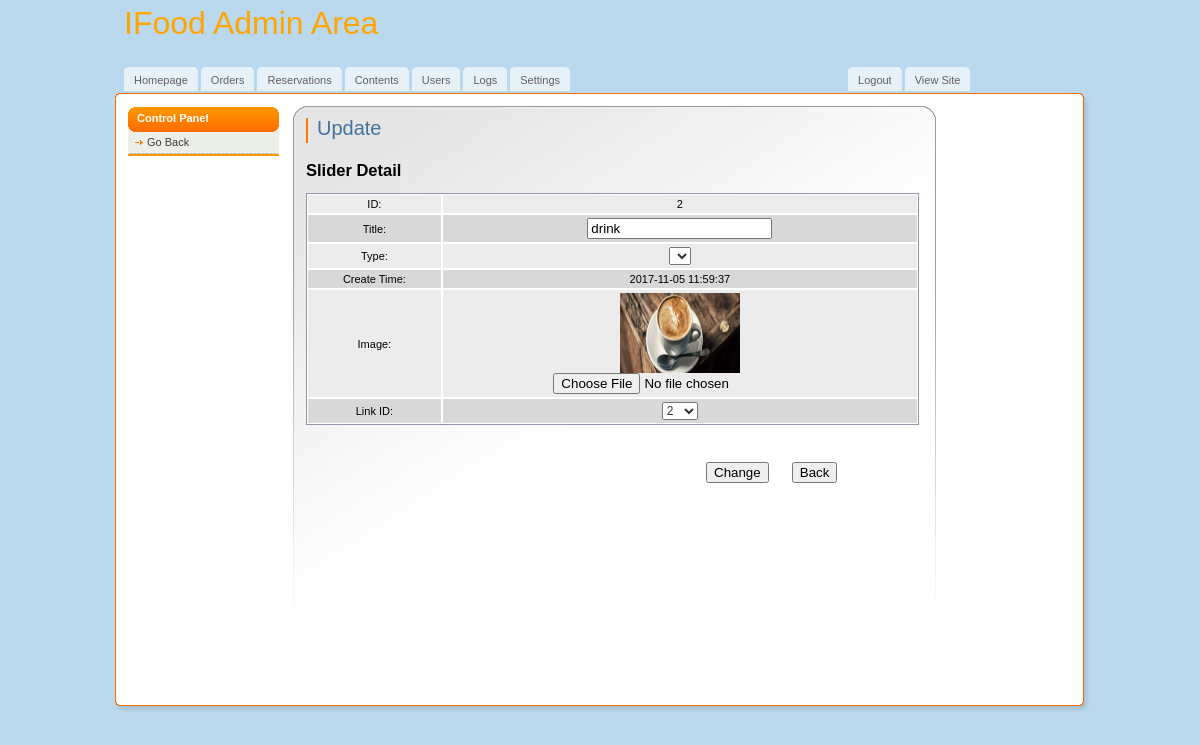
The page /admin/updateForm.php?slider_id=2 (signed in) on the database its author committed.
### tables this page shows
CREATE TABLE `slide_show` (
  `id` int(11) NOT NULL AUTO_INCREMENT,
  `title` varchar(200) DEFAULT NULL,
  `image` varchar(100) DEFAULT NULL,
  `type` varchar(100) DEFAULT NULL,
  `link_id` int(11) DEFAULT NULL,
  `create_time` datetime DEFAULT NULL,
  PRIMARY KEY (`id`)
);

### admin/updateForm.php (the view, shortened to what this page needs)
<?php
if ($_SESSION['role']==3){
    header('Location: no_permission.php');
}else if(!isset($_SESSION['role'])){
    header('Location:login.php');
}else{
include 'dbFunctions.php';
$select=null;
if(isset($_GET['item_id']) && $_GET['item_id']!=null){
    $item_id=$_GET['item_id'];
    $queryNum = "SELECT * FROM item WHERE item_id = $item_id";
    $resultR = mysqli_query($link, $queryNum) or die(mysqli_error($link));
    $rownumR=mysqli_fetch_array($resultR);
    $product_id=$rownumR['product_id'];
    $name=$rownumR['item_name'];
    $category=$rownumR['item_category'];
    $price=$rownumR['item_price'];
    $desc=$rownumR['item_desc'];
    $img=$rownumR['item_image'];
    $query = "SELECT id,name FROM category";
    $result = mysqli_query($link, $query) or die(mysqli_error($link));
    $select="item";
}else if(isset($_GET['slider_id']) && $_GET['slider_id']!=null){
    $slider_id=$_GET['slider_id'];
    $getSlider = "SELECT * FROM slide_show WHERE id = '$slider_id' ";
    $resultS= mysqli_query($link, $getSlider) or die(mysqli_error($link));
    $row=mysqli_fetch_array($resultS);
    $title=$row['title'];
    $image=$row['image'];
    $c_t=$row['create_time'];
    $link_id=$row['link_id'];
    $select="slider";
}else if(isset($_GET['tc_id'])&&$_GET['tc_id']!=null){
    $id=$_GET['tc_id'];
    $getTC = "SELECT * FROM terms_conditions WHERE id = '$id' ";
    $result= mysqli_query($link, $getTC) or die(mysqli_error($link));
    $row=mysqli_fetch_array($result);
    $des=$row['description'];
    $select="tc";
}else{
        echo"  <script type='text/javascript'>";
   echo" alert('Nothing here...');";
   echo" history.go(-1);";
echo "  </script> ";
}
?>
<!DOCTYPE html PUBLIC "-//W3C//DTD XHTML 1.0 Transitional//EN" "http://www.w3.org/TR/xhtml1/DTD/xhtml1-transitional.dtd">
<html>
<head>
</head>
<body>
<div id="main">
	<div id="header">
		<a href="dashboard.php" class="logo" style="font-size:xx-large;color:orange;">IFood Admin Area</a>
		<ul id="top-navigation">
			<li><span><span><a href="dashboard.php">Homepage</a></span></span></li>
			<li><span><span><a href="orders.php">Orders</a></span></span></li>
			<li><span><span><a href="reservation.php">Reservations</a></span></span></li>
			<li><span><span><a href="contents.php">Contents</a></span></span></li>
			<li><span><span><a href="users.php">Users</a></span></span></li>
                        <li><span><span><a href="logs.php">Logs</a></span></span></li>
                        <li><span><span><a href="setting.php">Settings</a></span></span></li>
                        <li style="position:relative;left:275px;"><span><span><a href="../logOut.php">Logout</a></span></span></li>
                        <li style="position:relative;left:275px;;"><span><span><a href="../index.php">View Site</a></span></span></li>
		</ul>
	</div>
	<div id="middle">
		<div id="left-column">
			<h3>Control Panel</h3>
			<ul class="nav">
				<li><a href="javascript:history.go(-1)">Go Back</a></li>
			</ul>
		</div>
		<div id="center-column">
			<div class="top-bar">
				<h1>Update</h1>
			</div><br /><br />
                            <div class="table">
                                <form enctype="multipart/form-data" method="post" action="updateRecord.php">
                                    <?php if($select=="item"){  ?>
                                              <input name="item_id" value="<?php echo $item_id;?>" type="hidden" />
				<table class="listing" cellpadding="0" cellspacing="0">
                                    <tbody>
                                    <tr class="bg">
                                        <td>Product ID:</td><td><input name="product_id" value="<?php echo $product_id;?>" type="text" size="4"/></td>
                                    </tr>
                                    <tr>
                                        <td>Item Name:</td><td><input name="item_name" value="<?php echo $name;?>" type="text" /></td>
                                    </tr>
                                    <tr class="bg">
                                        <td>Category:</td><td><select name="category">
                                        <?php while($row=mysqli_fetch_array($result)){
                                            $cat=$row['name'];
                                            $cat_id=$row['id'];
                                            if($cat_id==$category){
                                                echo "<option value ='$cat_id' selected>".$cat."</option>";
                                            }else{
                                                echo "<option value ='$cat_id'>".$cat."</option>";
                                            }
                                        }?>
                                            </select>
                                        </td>
                                    </tr>
                                    <tr>
                                        <td>Price:</td><td><input name="price" value="<?php echo $price;?>" type="text" /></td>
                                    </tr>
                                    <tr class="bg">
                                        <td>Description:</td><td><input name="desc" value="<?php echo $desc;?>" type="text" /></td>
                                    </tr>
                                    <tr>
                                        <td>Image:</td><td>
                                                            <?php if($img!=null){ ?>
                    <img src="../images/food/<?php echo $img;?>" width="80" height="80" /> <br />
                <?php }
?>
                                            <input name="image" value="<?php echo $img;?>" type="file" /></td>
                                    </tr>
                                        </tbody>
				</table>
                                    <?}else if($select=="slider"){ ?>
                                              <h2>Slider Detail</h2>
                      <div class="table">
                  <table  class="listing" cellpadding="0" cellspacing="0">
           <tbody>
           <tr class="bg">
            <td>ID:</td>
            <td><input name="slider_id" value="<?php echo $slider_id;?>" type="hidden" /><?php echo $slider_id;?></td>
            </tr>
            <tr>
            <td>Title:</td>
            <td><input name="title" value="<?php echo $title;?>" type="text" /></td>
            </tr>
            <tr class="bg">
            <td>Type:</td>
            <td>
                <select name="type">
                    </select></td>
            </tr>
            <tr>
            <td>Create Time:</td>
            <td><?php echo $c_t;?></td>
            </tr>
            <tr class="bg">
            <td>Image:</td>
            <td>
                <?php if($image!=null){ ?>
                    <img src="../images/index/<?php echo $image;?>" width="120" height="80" /> <br />
                <?php }
?>
                <input name="image" value="<?php echo $image;?>" type="file" /></td>
            </tr>
            <tr>
            <td>Link ID:</td>
            <td>
            <select name="link_id">
            <?php
            $qy="SELECT content_id FROM content";
            $result= mysqli_query($link, $qy) or die(mysqli_error($link));
            while($row=mysqli_fetch_array($result)){
                if($row['content_id']==$link_id){
                  echo "<option selected='selected'>".$row['content_id']."</option>";
                }else{
                  echo "<option>".$row['content_id']."</option>";
                }
            }
            ?>
            </select></td>
            </tr>
            </tbody>
                  </table>
                          </div>
                                              <?php }else if($select=="tc"){?>
                          <h2>T&amp;C Detail</h2>
                      <div class="table">
                  <table  class="listing" cellpadding="0" cellspacing="0">
           <tbody>
           <tr class="bg">
            <td>ID:</td>
            <td><?php echo $id;?></td>
            </tr>
               <tr>
                   <td>Description:</td>
                   <input type="hidden" name="tc_id" value="<?php echo $id?>" />
                   <td><textarea name="desc"  rows ="10" cols="40"><?php echo $des; ?></textarea></td>
               </tr>
            </tbody>
                  </table>
                          </div>
                                    <?php }
                                    if($_SESSION['role']==1){ ?>
                                         <input style="position: relative; left: 400px;" type="submit"  value="Change" />
                                    <?php }
                                    ?>
                                    <input style="position: relative; left: 420px;" type="button" value="Back" onClick="history.go(-1);return true;" />
                              </form>
			</div>
		</div>
	</div>
	<div id="footer"></div>
</div>
</body>
</html>
<?php }?>

### admin/css/all.css (style rules this page uses)
body { margin:0; padding:0; background:#BBD9EE; color:#000; font-family:tahoma,arial,sans-serif; font-size:11px; }
form { margin:0; padding:0 }
img { border:none; }
a { color:#060606;text-decoration: none }
input { vertical-align:middle }
input.text, select, textarea { font-family:arial,sans-serif; color:#333; font-size:12px; vertical-align:middle; }
#main { width:992px; margin:0 auto; }
#header { position:relative; width:992px; height:106px; background:url(../img/bg-header.gif) no-repeat left bottom; }
a.logo { position:absolute; top:5px; left:20px; }
#top-navigation { position:absolute; top:60px; left:20px; margin:0; padding:0; list-style:none; }
#top-navigation li { float:left; margin:0 3px 0 0; height:34px; background:url(../img/tab.gif) repeat-x top; }
#top-navigation li a { float:left; display:block; height:20px; line-height:19px; color:#606060; padding:4px 0 0 0; }
#top-navigation li span { float:left; background:url(../img/tab-left.gif) no-repeat left top; }
#top-navigation li span span { background:url(../img/tab-right.gif) no-repeat right top; padding:7px 10px 0 10px; }
#middle { float:left; width:967px; background:url(../img/bg-middle.gif) repeat-y left; padding:0 13px 0 12px; }
#left-column { float:left; padding:1px 14px 0 12px; width:151px; }
#center-column { float:left; width:614px; background:url(../img/bg-center-column.jpg) no-repeat left top; min-height:584px; padding:12px 16px 0 13px; }
#footer { float:left; width:100%; background:url(../img/bg-footer.gif) no-repeat; height:15px; }
#left-column a { color:#3E3E3E; }
#left-column h3 { font-size:11px; margin:0; color:#fff; background:url(../img/bg-left-header.gif) no-repeat left top; height:25px; line-height:23px; padding:0 0 0 9px; }
ul.nav { margin:0 0 11px 0; border-bottom:2px solid #FF9600; background:#ECEFE7; list-style:none; padding:0 2px; }
ul.nav li { padding:4px 4px 6px 5px; background:url(../img/bg-dotted.gif) repeat-x bottom; }
ul.nav a { padding:0 0 0 12px; background:url(../img/arrow.gif) no-repeat 0 4px; }
.top-bar { float:left; width:603px; border-left:2px solid #f70; padding:0 0 0 9px; margin:0 0 4px 0; }
.top-bar h1 { font:20px/21px verdana,sans-serif; color:#43729F; margin:0 0 4px 0; }
div.table { float:left; position:relative; width:614px; margin:0 0 37px 0; }
table.listing { border-bottom:1px solid #9097A9; width:613px; padding:0; margin:0; border:1px solid #9097A9; }
table.listing td, table.listing th { border:1px solid #fff; text-align:center; }
table.listing td { background:#D8D8D8; color:#000; padding:3px 5px; }
table.listing .bg td { background:#ECECEC; }

### rows shown on the page
slide_show: title "drink", create_time "2017-11-05 11:59:37", image (picture)

### other values the page prints
$slider_id "2"
form field link_id "2"
